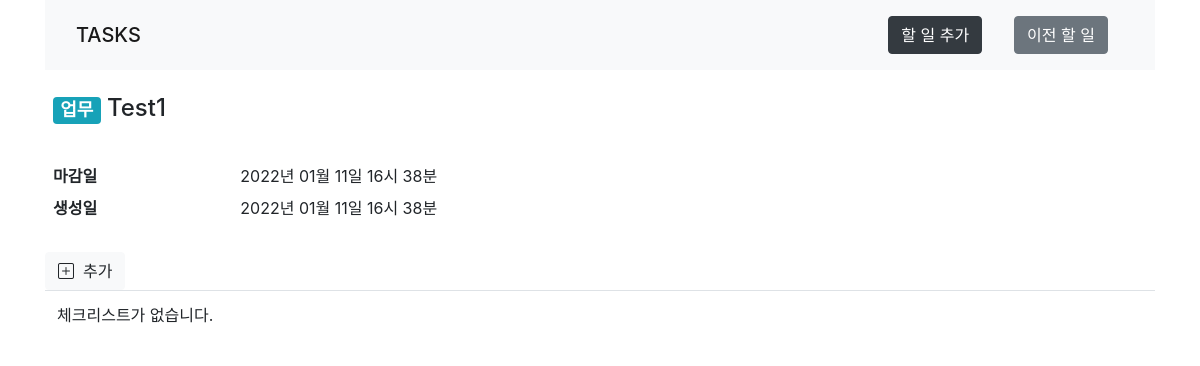
The page /task/2/ on the database its author committed.
### taskapp/models.py (models this page shows)
class Task(models.Model):
    class TaskType(models.TextChoices):
        JOB = 'JOB', _('업무')
        HEALTH = 'HEALTH', _('건강')
        SOCIAL = 'SOCIAL', _('사회')
    title = models.CharField(max_length=50, null=False)
    type = models.CharField(
        choices=TaskType.choices,
        max_length=10,
        default=TaskType.JOB
    )
    due = models.DateTimeField(null=False)
    created_at = models.DateTimeField(auto_now_add=True, null=False)

### taskapp/views.py (the view)
# urls.py: path('task/<int:task_id>/', TaskDetailView.as_view(), name="view-task"),
class TaskDetailView(SingleObjectMixin, ListView):
    template_name = 'pages/task_detail.html'
    pk_url_kwarg = 'task_id'
    paginate_by = 10
    def get(self, request, *args, **kwargs):
        self.object = self.get_object(queryset=Task.objects.all())
        return super().get(request, *args, **kwargs)
    def get_queryset(self):
        return ChecklistItem.objects.filter(task=self.object).all()

### taskapp/templates/pages/task_detail.html
{% extends "common.html" %}
{% block content %}
<div class="row justify-content-center">
    <div class="col-12">
        <h4 class="mt-2 p-2">
            <span class="badge badge-info">
                {{ object.get_type_display }}
            </span>
            {{ object.title }}
        </h4>
        <dl class="row mt-4 p-2">
            <dt class="col-sm-2">마감일</dt>
            <dd class="col-sm-10">{{ object.due|date:'Y년 m월 d일 H시 i분' }}</dd>
            <dt class="col-sm-2">생성일</dt>
            <dd class="col-sm-10">{{ object.created_at|date:'Y년 m월 d일 H시 i분' }}</dd>
        </dl>
    </div>
</div>
<div class="row">
    <div class="col-12">
        <a href="{% url 'create-item' object.id %}">
            <button class="btn btn-light">
                <i class="bi bi-plus-square"></i>&nbsp;&nbsp;추가
            </button>
        </a>
    </div>
</div>
<table class="table">
    <tbody>
    {% if page_obj %}
    {% for check in page_obj %}
        <tr>
            <td style="width:20px;">
                {% if check.checked %}
                <a href="{% url 'check-item' object.id check.id %}">
                <button class="btn btn-link">
                    <i class="bi bi-check-square"></i>
                </button>
                </a>
                {% else %}
                <a href="{% url 'check-item' object.id check.id %}">
                <button class="btn btn-link">
                    <i class="bi bi-square"></i>
                </button>
                </a>
                {% endif %}
            </td>
            <td class="align-middle">
                {{ check.content }}
            </td>
            <td style="width: 20px">
                <a href="{% url 'delete-item' object.id check.id %}">
                    <button class="btn btn-link">
                        <i class="bi bi-x-square"></i>
                    </button>
                </a>
            </td>
        </tr>
    {% endfor %}
    {% else %}
        <tr><td>체크리스트가 없습니다.</td></tr>
    {% endif %}
    </tbody>
</table>
{% endblock %}

### rows shown on the page
Task: type "업무", title "Test1", due "2022년 01월 11일 16시 38분", created_at "2022년 01월 11일 16시 38분"
